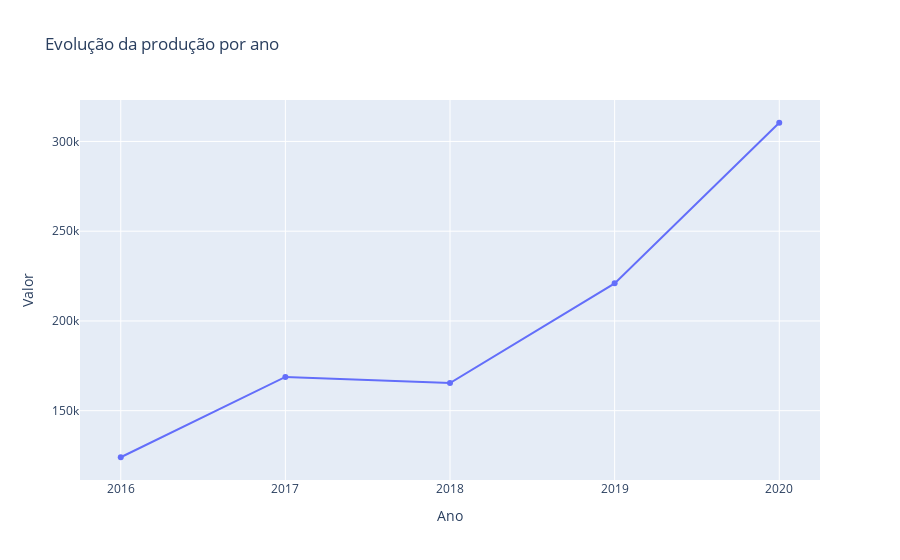

The cell this chart's notebook holds for it:
### Code cell
fig = px.line(df_anual, x="Ano", y="Valor", 
              markers=True, title='Evolução da produção por ano')
fig.show()

### Figure 1 — Plotly figure (JSON) as saved in the notebook; plotly's stock layout.template omitted (floating-point values rounded to 4 significant figures)
{"data": [{"hovertemplate": "Ano=%{x}<br>Valor=%{y}<extra></extra>", "legendgroup": "", "line": {"color": "#636efa", "dash": "solid"}, "marker": {"symbol": "circle"}, "mode": "markers+lines", "name": "", "orientation": "v", "showlegend": false, "type": "scatter", "x": ["2016", "2017", "2018", "2019", "2020"], "xaxis": "x", "y": [124052, 168796, 165424, 220942, 310419], "yaxis": "y"}], "layout": {"legend": {"tracegroupgap": 0}, "title": {"text": "Evolução da produção por ano"}, "xaxis": {"anchor": "y", "domain": [0, 1], "title": {"text": "Ano"}}, "yaxis": {"anchor": "x", "domain": [0, 1], "title": {"text": "Valor"}}}}
